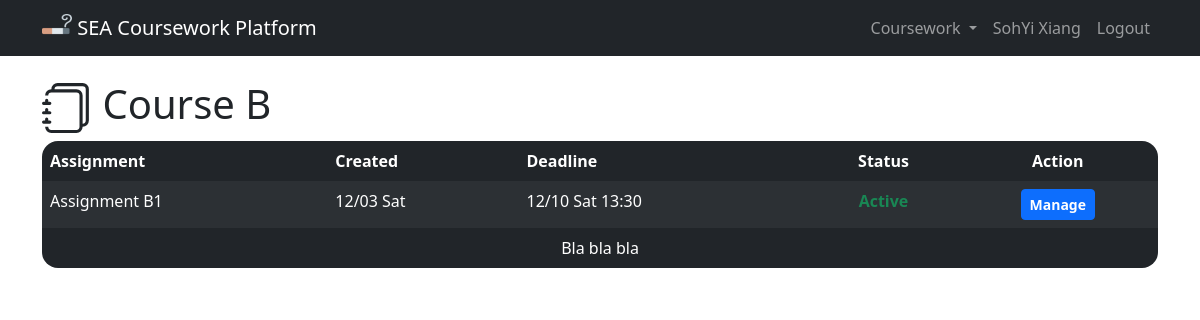
/coursework/6 (signed in), run on an earlier commit of the app's database.
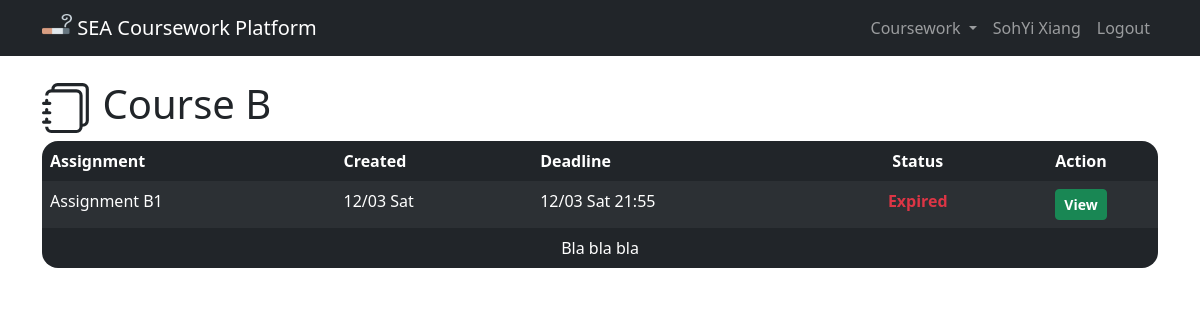
And on a later commit of the database.
### coursework/models.py (models this page shows)
class Assignment(models.Model):
    coursework = models.ForeignKey(
        Coursework,
        on_delete=models.PROTECT,
        related_name="assignment"
    )
    title = models.CharField(max_length=128)
    created_on = models.DateTimeField(auto_now_add=True)
    deadline = models.DateTimeField()
    def __str__(self):
        return self.title
    @property
    def is_expired(self):
        return timezone.now() > self.deadline
    class Meta:
        ordering = ["coursework", "-created_on"]

### coursework/views.py (the view)
@login_required
def coursework_view(request, coursework_id):
    coursework = Coursework.objects.get(pk=int(coursework_id))
    if request.user in coursework.taken_person.all():
        return render(request, "coursework/coursework_view.html", {
            "coursework": coursework
        })
    else:
        messages.error(
            request, "You haven't join this coursework!"
        )
        return HttpResponseRedirect(reverse("index"))

### coursework/models.py (called while the page is built)
    def __str__(self):
        return self.name

    def __str__(self):
        return self.course.name

### coursework/templates/coursework/coursework_view.html (shortened to what this page needs)
{% extends "coursework/layout.html" %}
{% block body %}
<h1>
  {{ coursework }}
</h1>
<table class="table table-dark table-striped table-hover table-borderless">
  <thead>
    <tr>
      <th scope="col">Assignment</th>
      <th scope="col">Created</th>
      <th scope="col">Deadline</th>
      <th scope="col" class="text-center">Status</th>
      <th scope="col" class="text-center">Action</th>
    </tr>
  </thead>
  <tbody>
    {% for assignment in coursework.assignment.all %}
    <tr>
      <td>{{ assignment }}</td>
      <td>{{ assignment.created_on|date:'n/d D' }}</td>
      <td>{{ assignment.deadline|date:'n/d D G:i' }}</td>
      <td class="text-center">
        {% if assignment.is_expired %}
        <div class="text-danger fw-bold">Expired</div>
        {% else %}
        <div class="text-success fw-bold">Active</div>
        {% endif %}
      </td>
      <td class="text-center">
        {% if assignment.is_expired %}
          {% if user.status == "Student" %}
          <a href="{% url 'view_submit_result' assignment.coursework.id assignment.id %}" class="btn btn-success btn-sm fw-bold">
            View
          </a>
          {% endif %}
        {% else %}
          <a href="{% url 'submit_assignment' assignment.coursework.id assignment.id %}"
            class="btn btn-primary btn-sm fw-bold">
            Manage
          </a>
        {% endif %}
      </td>
    </tr>
    {% empty %}
    <tr>
      <td colspan="5">No assignment at the moment...</td>
    </tr>
    {% endfor %}
    <tr>
      <td colspan="5" style="text-align:center">
        {% if not user.status == "Student" %}
        <a href="{% url 'create_assignment' coursework.id %}">Create assignment</a>
        {% else %}
        Bla bla bla
        {% endif %}
      </td>
    </tr>
  </tbody>
</table>
{% endblock %}

What changed in the data, as far as the page shows it:
changed Assignment "Assignment B1": deadline "12/10 Sat 13:30" → "12/03 Sat 21:55"; deadline "Active Manage" → "Expired View"
